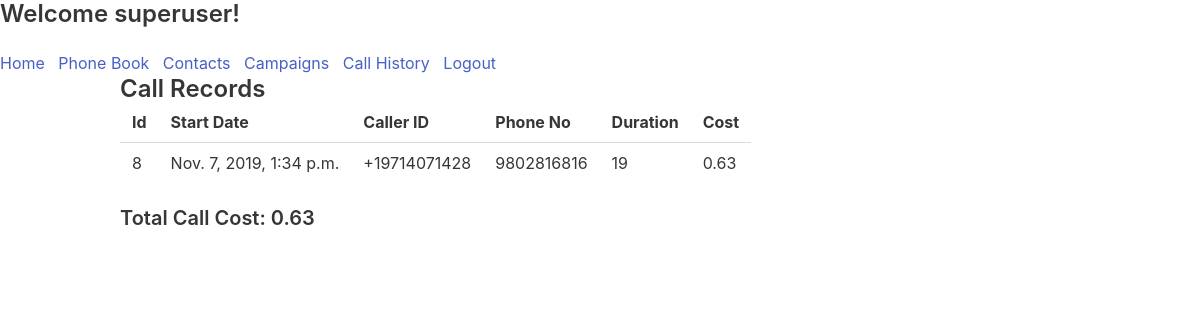
/campaign_call_history/11 (signed in), run on the app's committed database.
### voiceBroadcastApp/models.py (models this page shows, shortened)
class Call(models.Model):
    agent = models.CharField(max_length=255, default='admin')
    call_sid = models.CharField(max_length=255, default='', unique=True)
    campaign = models.ForeignKey(Campaign, on_delete=models.CASCADE, blank=True, null=True)
    start_date = models.DateTimeField(default=datetime.now())
    duration = models.IntegerField()
    caller_id = models.CharField(max_length=255, default='')
    contact = models.ForeignKey(Contact, on_delete=models.CASCADE)
    cost = models.DecimalField(max_digits=5, decimal_places=2)
    completed = models.BooleanField(default=False)

class Contact(models.Model):
    agent = models.CharField(max_length=255, default='admin')
    first_name = models.CharField(max_length=255, default='')
    last_name = models.CharField(max_length=255, default='')
    created_date = models.DateTimeField(default=datetime.now())
    phone_number = models.IntegerField(unique=True)
    phone_book = models.ManyToManyField(PhoneBook)

### voiceBroadcastApp/views.py (the view)
# urls.py: path('campaign_call_history/<int:id>', views.campaign_call_history, name='campaign_call_history'),
def campaign_call_history(request, id):
    if not request.user.is_authenticated:
        return render(request, 'registration/login.html')
    calls = Campaign.objects.get(id=id).call_set.all()
    call_cost = 0
    for call in calls:
        call_cost = call_cost + call.cost
    return render(request, 'voiceBroadcastApp/call_history.html', {'calls': calls, 'call_cost': call_cost, 'id': id})

### voiceBroadcastApp/templates/voiceBroadcastApp/call_history.html (shortened to what this page needs)
{% extends 'base/base.html' %}
{% block content %}
    <!DOCTYPE html>
    <html lang="en">
    <head>
    </head>
    <body>
    <div class="container">
        <div class="aligned">
            <h3 class="content title is-4">Call Records</h3>
        </div>
        <div class="table-container">
            <table class="table">
                <tr>
                    <th>Id</th>
                    <th>Start Date</th>
                    <th>Caller ID</th>
                    <th>Phone No</th>
                    <th>Duration</th>
                    <th>Cost</th>
                </tr>
                {% for call in calls %}
                    <tr>
                        <td>{{ call.id }}</td>
                        <td>{{ call.start_date }}</td>
                        <td>{{ call.caller_id}}</td>
                        <td>{{ call.contact.phone_number }}</td>
                        <td>{{ call.duration }}</td>
                        <td>{{ call.cost }}</td>
                    </tr>
                {% endfor %}
            </table>
        </div>
    {% if id %}
    <div class="aligned">
            <h3 class="content title is-5">Total Call Cost: {{ call_cost }}</h3>
        </div>
    {% endif %}
    </div>
    </body>
    </html>
{% endblock %}

### base/templates/base/base.html (shortened to what this page needs)
{% load static %}
<!DOCTYPE html>
<html lang="en">
<head>
    <link rel="stylesheet" href="https://cdn.jsdelivr.net/npm/bulma@0.8.0/css/bulma.min.css">
</head>
<body>
{% if user.is_authenticated %}
    <div class="title is-4"> Welcome {{ user }}!</div>
{% endif %}
<a href="{% url 'home' %}">
    Home </a>&nbsp
<a href="{% url 'phonebooks' %}">
    Phone Book </a>&nbsp
<a href="{% url 'contacts' %}">
    Contacts </a>&nbsp
<a href="{% url 'campaign' %}">
    Campaigns </a>&nbsp
<a href="{% url 'call_history' %}">
    Call History </a>&nbsp
{% if user.is_authenticated %}
    <a href="{% url 'logout' %}">
        Logout </a>&nbsp
{% else %}
    <a href="{% url 'register' %}">
        Register </a>&nbsp
    <a href="{% url 'login' %}">
        Login </a>&nbsp
{% endif %}
{% block content %}{% endblock %}
</body>
</html>

### data on the page
Call: id "8", start_date "Nov. 7, 2019, 1:34 p.m.", caller_id "+19714071428", contact.phone_number "9802816816", duration "19", cost "0.63"

### other printed values
{{ user }} "superuser"
{{ call_cost }} "0.63"
